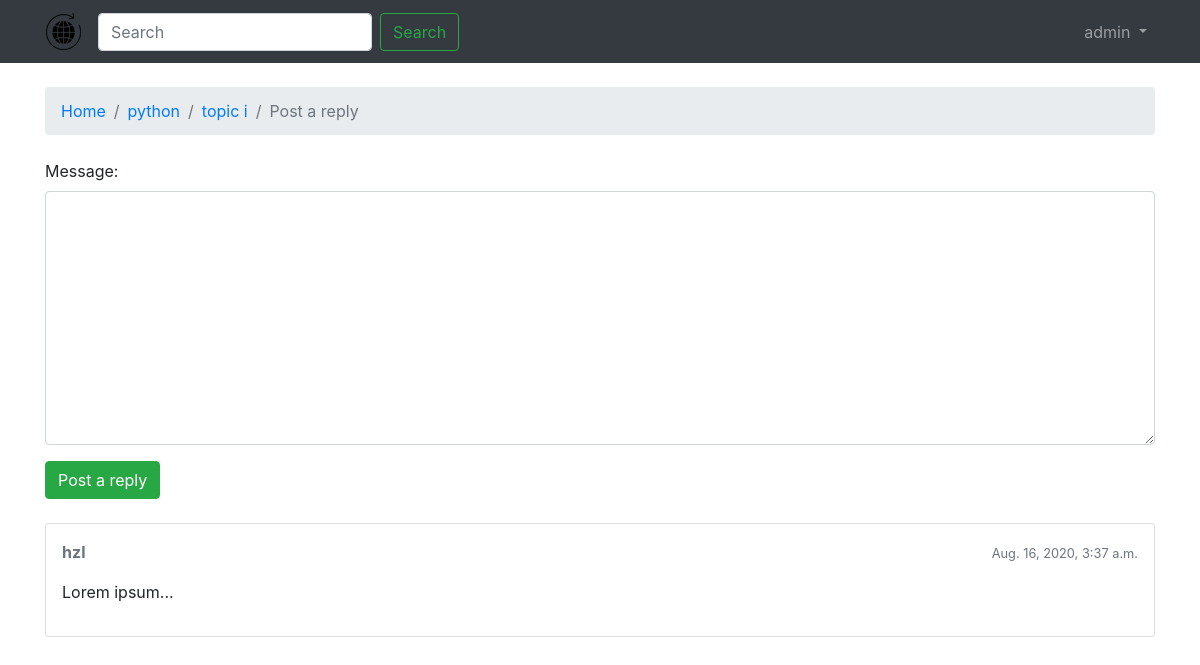
The app's page /boards/1/topics/104/reply/ (signed in) with its own data.
### boards/models.py (models this page shows, shortened)
class Topic(models.Model):
    subject = models.CharField(max_length=255)
    last_updated = models.DateTimeField(auto_now_add=True)
    board = models.ForeignKey(Board, related_name='topics',on_delete=models.CASCADE)
    starter = models.ForeignKey(User, related_name='topics',on_delete=models.CASCADE)
    views = models.PositiveIntegerField(default=0)

class Board(models.Model):
    name = models.CharField(max_length=30, unique=True)
    description = models.CharField(max_length=100)

class Post(models.Model):
    message = models.TextField(max_length=4000)
    topic = models.ForeignKey(Topic, related_name='posts',on_delete=models.CASCADE)
    created_at = models.DateTimeField(auto_now_add=True)
    updated_at = models.DateTimeField(null=True)
    created_by = models.ForeignKey(User, related_name='posts',on_delete=models.CASCADE)
    updated_by = models.ForeignKey(User, null=True, related_name='+',on_delete=models.CASCADE)
    def get_message_as_markdown(self):
        return mark_safe(markdown(self.message, safe_mode='escape'))

### boards/views.py (the view)
# urls.py: url(r'^boards/(?P<pk>\d+)/topics/(?P<topic_pk>\d+)/reply/$', views.reply_topic, name='reply_topic'),
@login_required
def reply_topic(request, pk, topic_pk):
    topic = get_object_or_404(Topic, board__pk=pk, pk=topic_pk)
    if request.method == 'POST':
        form = PostForm(request.POST)
        if form.is_valid():
            post = form.save(commit=False)
            post.topic = topic
            post.created_by = request.user
            post.save()
            return redirect('topic_posts', pk=pk, topic_pk=topic_pk)
    else:
        form = PostForm()
    return render(request, 'reply_topic.html', {'topic': topic, 'form': form})

### accounts/forms.py
class PostForm(forms.ModelForm):
    class Meta:
        model = Post
        fields = ['message',]

### boards/templatetags/form_tags.py (called while the page is built)
@register.filter
def input_class(bound_field):
    css_class = ''
    if bound_field.form.is_bound:
        if bound_field.errors:
            css_class = 'is-invalid'
        elif field_type(bound_field) != 'PasswordInput':
            css_class = 'is-invalid'
    return 'form-control {}'.format(css_class)

### templates/reply_topic.html (shortened to what this page needs)
{% extends 'base.html' %}
{% load static %}
{% block breadcrumb %}
  <li class="breadcrumb-item"><a href="{% url 'home' %}">Home</a></li>
  <li class="breadcrumb-item"><a href="{% url 'board_topics' topic.board.pk %}">{{ topic.board.name }}</a></li>
  <li class="breadcrumb-item"><a href="{% url 'topic_posts' topic.board.pk topic.pk %}">{{ topic.subject }}</a></li>
  <li class="breadcrumb-item active">Post a reply</li>
{% endblock %}
{% block content %}
  <form method="post" class="mb-4">
    {% include 'includes/form.html' %}
    <button type="submit" class="btn btn-success">Post a reply</button>
  </form>
  {% for post in topic.posts.all %}
    <div class="card mb-2">
      <div class="card-body p-3">
        <div class="row mb-3">
          <div class="col-6">
            <strong class="text-muted">{{ post.created_by.username }}</strong>
          </div>
          <div class="col-6 text-right">
            <small class="text-muted">{{ post.created_at }}</small>
          </div>
        </div>
        {{ post.get_message_as_markdown }}
      </div>
    </div>
  {% endfor %}
{% endblock %}

### templates/base.html (shortened to what this page needs)
{% load static %}<!DOCTYPE html>
<html>
  <head>
    <link rel="stylesheet" href="{% static 'css/bootstrap.css' %}">
    <link rel="stylesheet" href="{% static 'css/bootstrap.css' %}">
    <link rel="stylesheet" href="{% static 'css/app.css' %}">
  </head>
  <body>
  {% block body %}
    <nav class="navbar sticky-top navbar-expand-sm navbar-dark bg-dark">
  <div class="container">
  <a class="navbar-brand" href="{% url 'home' %}"><img src = "{% static 'img/icon.png' %}"></a>
  <form class="form-inline">
    <input class="form-control mr-sm-2" type="search" placeholder="Search" aria-label="Search">
    <button class="btn btn-outline-success my-2 my-sm-0" type="submit">Search</button>
  </form>
    <div class="collapse navbar-collapse" id="mainMenu">
      {% if user.is_authenticated %}
        <ul class="navbar-nav ml-auto">
          <li class="nav-item dropdown">
            <a class="nav-link dropdown-toggle" href="#" id="userMenu" data-toggle="dropdown" aria-haspopup="true" aria-expanded="false">
              {{ user.username }}
            </a>
          </li>
        </ul>
      {% else %}
        <form class="form-inline ml-auto">
          <a href="{% url 'login' %}" class="btn btn-outline-secondary">Log in</a>
          <a href="{% url 'signup' %}" class="btn btn-primary ml-2">Sign up</a>
        </form>
      {% endif %}
    </div>
  </div>
    </nav>
    <div class="container">
      <ol class="breadcrumb my-4">
        {% block breadcrumb %}
        {% endblock %}
      </ol>
      {% block content %}
      {% endblock %}
    </div>
  {% endblock body %}
  </body>
</html>

### static/css/app.css (style rules this page uses)
.navbar-brand { font-family: 'Peralta', cursive; }

### records on screen
Topic: board.name "python", subject "topic i"
Post: created_by.username "hzl", created_at "Aug. 16, 2020, 3:37 a.m.", get_message_as_markdown "Lorem ipsum..."

### other values on screen
{{ user.username }} "admin"
{{ field.label_tag }} "Message:"
